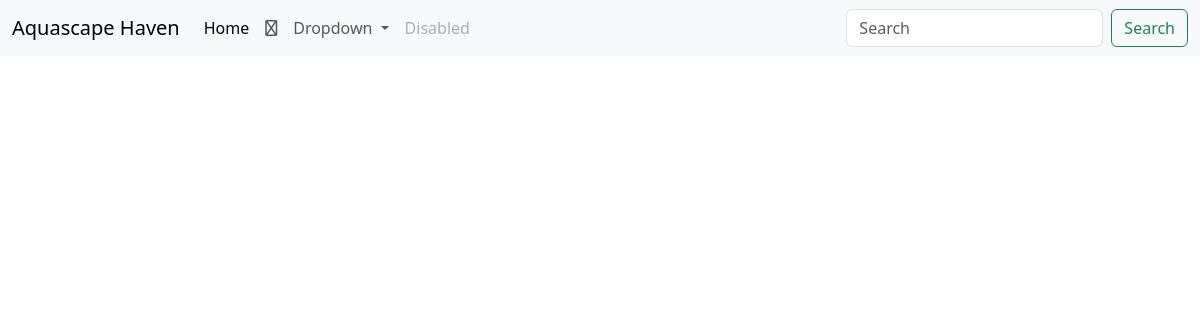
The app's page /gallery/, older data.
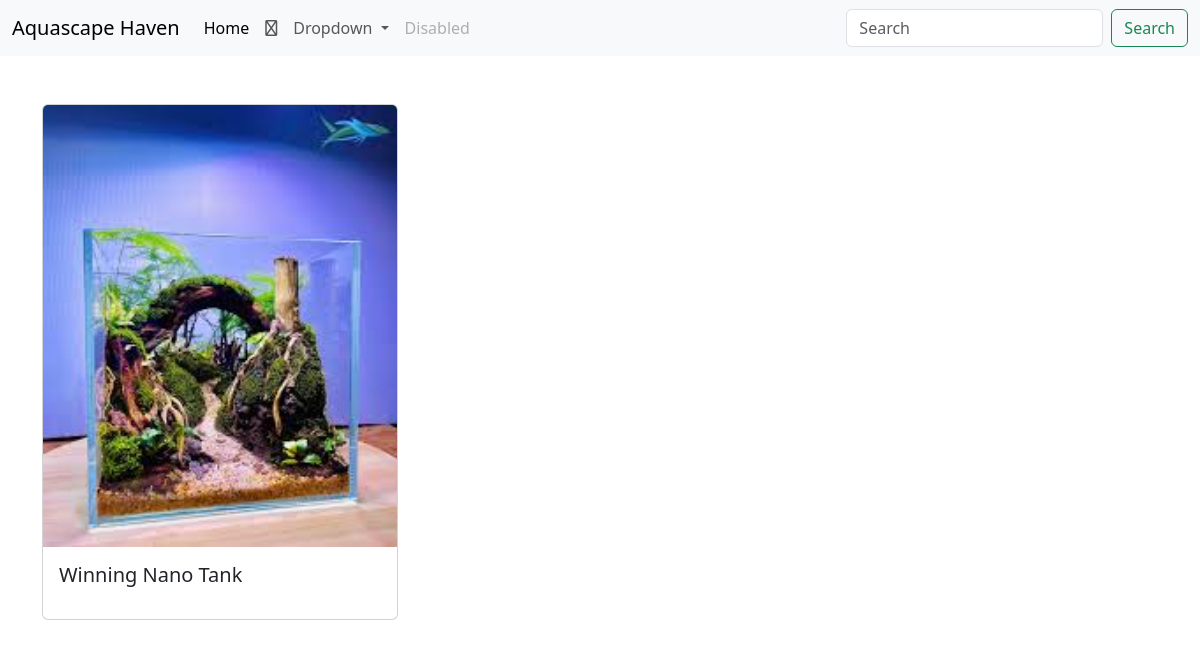
The same page, newer data.
### gallery/models.py (models this page shows, shortened)
class Aquascape(models.Model):
    title = models.CharField(max_length=100)
    description = models.TextField(blank=True)
    image = models.ImageField(upload_to='aquascapes/')
    created_at = models.DateTimeField(auto_now_add=True)

### gallery/views.py (the view)
# urls.py: path('', gallery_view, name='gallery'),
def gallery_view(request):
    aquascapes = Aquascape.objects.all().order_by('-created_at')
    return render(request, 'gallery/gallery.html', {'aquascapes': aquascapes})

### gallery/templates/gallery/gallery.html (shortened to what this page needs)
{% extends "base.html" %}
{% load static %}
{% block content %}
<div class="container py-5">
    <div class="row">
        {% for aquascape in aquascapes %}
        <div class="col-md-4 mb-4">
            <div class="card">
                <img class="card-img-top" src="{{ aquascape.image.url }}" alt="{{ aquascape.title }}">
                <div class="card-body">
                    <h5 class="card-title">{{ aquascape.title }}</h5>
                </div>
            </div>
        </div>
        {% endfor %}
    </div>
</div>
{% endblock %}

### templates/base.html (shortened to what this page needs)
{% load static %}
<!DOCTYPE html>
<html lang="en">
<head>
    {% block css %}
    <link href="https://cdn.jsdelivr.net/npm/bootstrap@5.3.8/dist/css/bootstrap.min.css" rel="stylesheet">
    {% endblock %}
</head>
<body>
    <nav class="navbar navbar-expand-lg bg-body-tertiary">
        <div class="container-fluid">
            <a class="navbar-brand" href="#">Aquascape Haven</a>
                <div class="collapse navbar-collapse" id="navbarSupportedContent">
                    <ul class="navbar-nav me-auto mb-2 mb-lg-0">
                        <li class="nav-item">
                            <a class="nav-link active" aria-current="page" href="#">Home</a>
                        </li>
                        <li class="nav-item">
                            <a class="nav-link" href="#">
                                <i class="fa-regular fa-store"></i>
                            </a>
                        </li>
                        <li class="nav-item dropdown">
                            <a class="nav-link dropdown-toggle" href="#" role="button" data-bs-toggle="dropdown" aria-expanded="false">
                                Dropdown
                            </a>
                        </li>
                        <li class="nav-item">
                            <a class="nav-link disabled" aria-disabled="true">Disabled</a>
                        </li>
                    </ul>
                    <form class="d-flex" role="search">
                        <input class="form-control me-2" type="search" placeholder="Search" aria-label="Search"/>
                        <button class="btn btn-outline-success" type="submit">Search</button>
                    </form>
                </div>
        </div>
    </nav>
    {% block content %}
    {% endblock %}
</body>
</html>

Row changes from the older to the newer data that the page shows:
added Aquascape: image (picture), title "Winning Nano Tank"
